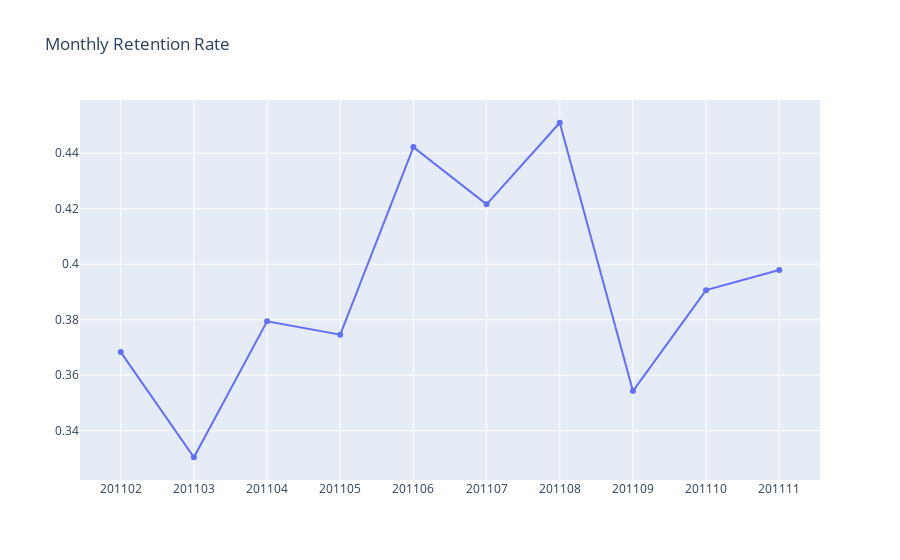

Here is the notebook cell this chart was saved with:
### Markdown cell above
Tracking customer retention.
1 stands for active

### Code cell
#create an array of dictionary which keeps Retained & Total User count for each month
months = tx_retention.columns[2:]
retention_array = []
for i in range(len(months)-1):
    retention_data = {}
    selected_month = months[i+1]
    prev_month = months[i]
    retention_data['InvoiceYearMonth'] = int(selected_month)
    retention_data['TotalUserCount'] = tx_retention[selected_month].sum()
    retention_data['RetainedUserCount'] = tx_retention[(tx_retention[selected_month]>0) & (tx_retention[prev_month]>0)][selected_month].sum()
    retention_array.append(retention_data)
    
#convert the array to dataframe and calculate Retention Rate
tx_retention = pd.DataFrame(retention_array)
tx_retention['RetentionRate'] = tx_retention['RetainedUserCount']/tx_retention['TotalUserCount']

#plot the retention rate graph
plot_data = [
    go.Scatter(
        x=tx_retention.query("InvoiceYearMonth<201112")['InvoiceYearMonth'],
        y=tx_retention.query("InvoiceYearMonth<201112")['RetentionRate'],
        name="organic"
    )
    
]

plot_layout = go.Layout(
        xaxis={"type": "category"},
        title='Monthly Retention Rate'
    )
fig = go.Figure(data=plot_data, layout=plot_layout)
pyoff.iplot(fig)

### Figure 1 — Plotly figure (JSON) as saved in the notebook; plotly's stock layout.template omitted (floating-point values rounded to 4 significant figures)
{"data": [{"y": [0.3683, 0.3304, 0.3794, 0.3746, 0.4422, 0.4216, 0.451, 0.3543, 0.3907, 0.3979], "x": [201102, 201103, 201104, 201105, 201106, 201107, 201108, 201109, 201110, 201111], "type": "scatter", "name": "organic"}], "layout": {"xaxis": {"type": "category"}, "title": {"text": "Monthly Retention Rate"}}}
